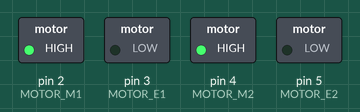
The sketch below on a simulated Arduino Uno, built with avr-gcc and run on an emulated ATmega328P. On the bench: switched loads named in the sketch (green lamp = pin HIGH).

Above: at 0.05 s.
At 1.3 s:
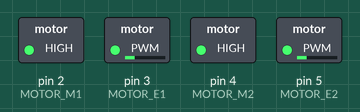
At 2.6 s:
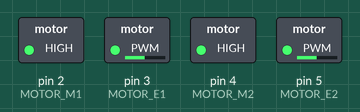
At 3.9 s:
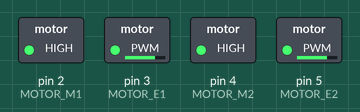
At 5.2 s:
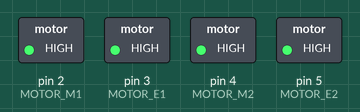
Timing chart, 0 to 6.0 s (numbered marks = the images above):
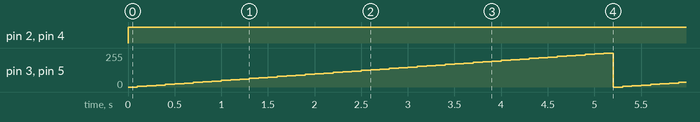

The sketch:

MotorTest.ino
```cpp
#define MOTOR_E1 3
#define MOTOR_M1 2
#define MOTOR_E2 5
#define MOTOR_M2 4

void setup() {
  Serial.begin(115200);

  pinMode(MOTOR_E1, OUTPUT);
  pinMode(MOTOR_M1, OUTPUT);

  pinMode(MOTOR_E2, OUTPUT);
  pinMode(MOTOR_M2, OUTPUT);
}

void loop()
{
  int value;
  for(value = 0 ; value <= 255; value+=5)
  {
    digitalWrite(MOTOR_M1, HIGH);
    digitalWrite(MOTOR_M2, HIGH);
    analogWrite(MOTOR_E1, value);   //PWM调速
    analogWrite(MOTOR_E2, value);   //PWM调速
    delay(100);
  }
}
```

Measured:
- by itself, pin 2 (MOTOR_M1), pin 4 (MOTOR_M2): LOW → HIGH at 0.00 s
- by itself, pin 3 (MOTOR_E1), pin 5 (MOTOR_E2): ramps from 0/255 to 255/255 and jumps back, once every 5.2 s
